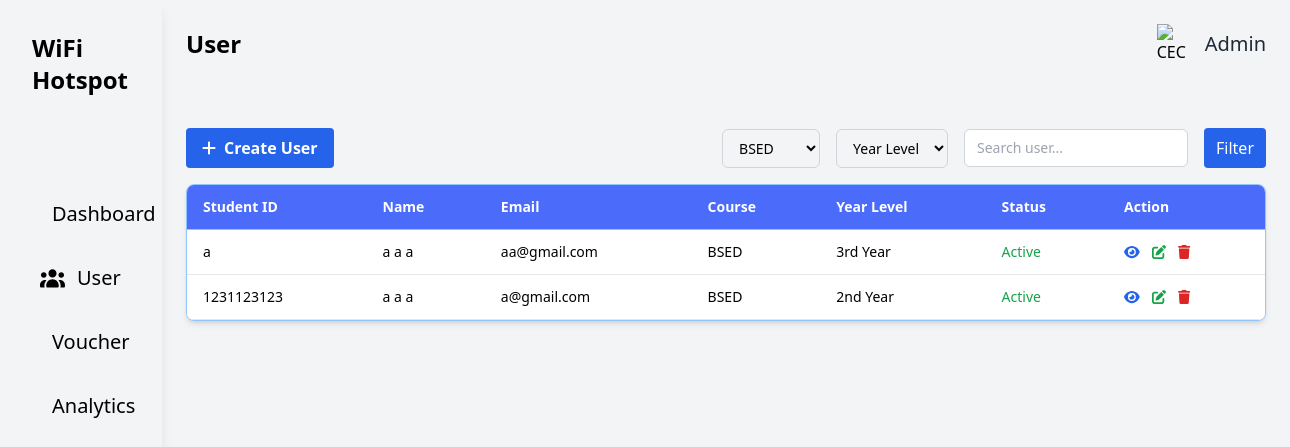
Screenshot of /php/User.php?course_name=BSED with the database file from the repository.
### tables this page shows
CREATE TABLE `users_profile` (
  `user_id` int(11) NOT NULL,
  `school_id` varchar(50) DEFAULT NULL,
  `first_name` varchar(50) DEFAULT NULL,
  `middle_name` varchar(10) DEFAULT NULL,
  `last_name` varchar(50) DEFAULT NULL,
  `gmail` varchar(100) DEFAULT NULL,
  `contact_number` varchar(20) DEFAULT NULL,
  `course_name` varchar(50) DEFAULT NULL,
  `year_level` varchar(50) DEFAULT NULL,
  `gender` varchar(20) DEFAULT NULL,
  `user_type` varchar(20) DEFAULT NULL,
  `voucher_code` varchar(100) DEFAULT NULL,
  `password_generated` varchar(255) DEFAULT NULL,
  `status` varchar(20) DEFAULT 'Active',
  `created_at` timestamp NOT NULL DEFAULT current_timestamp()
);

### php/User.php (the view, shortened to what this page needs)
<?php
require 'db.php';
$course_name = trim($_GET['course_name'] ?? '');
$q = trim($_GET['q'] ?? '');
$sql = "SELECT * FROM users_profile WHERE 1=1";
$params = [];
if ($course_name !== '') {
    $sql .= " AND course_name = :course_name";
    $params[':course_name'] = $course_name;
}
$sql .= " ORDER BY user_id DESC";
$stmt = $pdo->prepare($sql);
$stmt->execute($params);
$users = $stmt->fetchAll();
?>
<!DOCTYPE html>
<html lang="en">
<head>
  <link href="https://cdnjs.cloudflare.com/ajax/libs/font-awesome/6.5.2/css/all.min.css" rel="stylesheet">
  <script src="../css/tailwind.css"></script>
</head>
<body class="bg-gray-100">
  <div class="flex">
    <div class="w-64 bg-white-200 h-screen p-8 text-white shadow-lg overflow-y-auto">
      <div class="flex items-center space-x-2 mb-24">
        <h1 class="text-2xl font-semibold text-black">WiFi Hotspot</h1>
      </div>
      <ul class="space-y-5">
        <li><a href="admindashboard.php" class="flex items-center space-x-3 hover:bg-gray-300 p-2 rounded"><span class="text-black text-xl">Dashboard</span></a></li>
        <li><a href="User.php" class="flex items-center space-x-3 hover:bg-gray-300 p-2 rounded"> <span class="text-black text-xl">User</span></a></li>
        <li><a href="../php/Voucher.php" class="flex items-center space-x-3 hover:bg-gray-300 p-2 rounded"><span class="text-black text-xl">Voucher</span></a></li>
        <li><a href="../php/Analytics.php" class="flex items-center space-x-3 hover:bg-gray-300 p-2 rounded"><span class="text-black text-xl">Analytics</span></a></li>
      </ul>
    </div>
    <div class="container mx-auto p-6 flex-1">
      <div class="flex justify-between items-center mb-16">
        <h1 class="text-2xl font-semibold text-black">User</h1>
        <div class="flex items-center space-x-2">
          <img src="../images/ceclogo.png" alt="CEC Logo" class="w-10 h-10 object-contain">
          <span class="text-xl text-gray-800">Admin</span>
        </div>
      </div>
      <div class="flex justify-between mb-4">
        <div>
          <button id="openModalBtn" class="flex items-center gap-2 bg-blue-600 text-white px-4 py-2 rounded hover:bg-blue-700">
            <i class="fa-solid fa-plus"></i>
            <span class="font-semibold">Create User</span>
          </button>
        </div>
        <form method="get" id="filterForm" class="flex gap-4 items-center">
          <select name="course_name" id="course_name" class="bg-gray-100 border border-gray-300 rounded-md px-3 py-2 text-sm">
            <option value="BSED" <?= $course_name==='BSED'?'selected':'' ?>>BSED</option>
          </select>
          <select name="year_level" id="year_level" class="bg-gray-100 border border-gray-300 rounded-md px-3 py-2 text-sm">
            <option value="">Year Level</option>
          </select>
          <input type="text" name="q" id="search_user" value="<?= htmlentities($q) ?>" placeholder="Search user..." class="bg-white border border-gray-300 rounded-md px-3 py-2 text-sm w-56">
          <button type="submit" class="bg-blue-600 text-white px-3 py-2 rounded">Filter</button>
        </form>
      </div>
      </div>
      <div class="w-[1080px] bg-white shadow-md rounded-lg overflow-hidden border border-blue-300 mt-4">
        <div class="overflow-x-auto">
          <table class="min-w-full border-collapse">
            <thead class="bg-[#4B6BFB] text-white">
              <tr>
                <th class="px-4 py-3 text-left text-sm font-semibold border-b border-blue-300">Student ID</th>
                <th class="px-4 py-3 text-left text-sm font-semibold border-b border-blue-300">Name</th>
                <th class="px-4 py-3 text-left text-sm font-semibold border-b border-blue-300">Email</th>
                <th class="px-4 py-3 text-left text-sm font-semibold border-b border-blue-300">Course</th>
                <th class="px-4 py-3 text-left text-sm font-semibold border-b border-blue-300">Year Level</th>
                <th class="px-4 py-3 text-left text-sm font-semibold border-b border-blue-300">Status</th>
                <th class="px-4 py-3 text-left text-sm font-semibold border-b border-blue-300">Action</th>
              </tr>
            </thead>
            <tbody class="bg-white">
              <?php foreach ($users as $u): ?>
                <tr class="hover:bg-gray-100 border-b border-gray-200">
                  <td class="px-4 py-3 text-sm"><?= htmlentities($u['school_id']) ?></td>
                  <td class="px-4 py-3 text-sm"><?= htmlentities($u['first_name'] . ' ' . ($u['middle_name'] ? $u['middle_name'].' ' : '') . $u['last_name']) ?></td>
                  <td class="px-4 py-3 text-sm"><?= htmlentities($u['gmail']) ?></td>
                  <td class="px-4 py-3 text-sm"><?= htmlentities($u['course_name']) ?></td>
                  <td class="px-4 py-3 text-sm"><?= htmlentities($u['year_level']) ?></td>
                  <td class="px-4 py-3 text-sm <?= $u['status']==='Active'?'text-green-600':'text-red-600' ?>"><?= htmlentities($u['status']) ?></td>
                  <td class="px-4 py-3 text-sm">
                    <div class="flex space-x-3">
                      <a class="text-blue-600 hover:text-blue-800" href="view_user.php?id=<?= $u['user_id'] ?>" title="See More"><i class="fa-solid fa-eye"></i></a>
                      <a class="text-green-600 hover:text-green-800" href="edit_user.php?id=<?= $u['user_id'] ?>"><i class="fas fa-edit"></i></a>
                      <button onclick="deleteUser(<?= $u['user_id'] ?>)" class="text-red-600 hover:text-red-800"><i class="fas fa-trash"></i></button>
                    </div>
                  </td>
                </tr>
              <?php endforeach; ?>
            </tbody>
          </table>
        </div>
      </div>
    </div>
</body>
</html>

### rows the page displays
users_profile: school "a", first_name+middle_name+last_name "a a a", gmail "aa@gmail.com", course_name "BSED", year_level "3rd Year", status "Active"
users_profile: school "1231123123", first_name+middle_name+last_name "a a a", gmail "a@gmail.com", course_name "BSED", year_level "2nd Year", status "Active"
